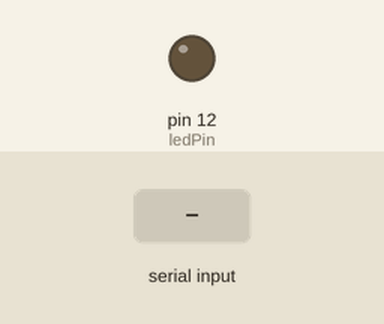
Bench run of a sketch on a simulated Arduino Uno, built with avr-gcc and run on an emulated ATmega328P. On the bench: output pins drawn as LEDs (lit = HIGH). The test bench sets the inputs (shaded band).

Above: at 1.2 s.
1.3 s: "H" received over Serial
At 2.5 s:
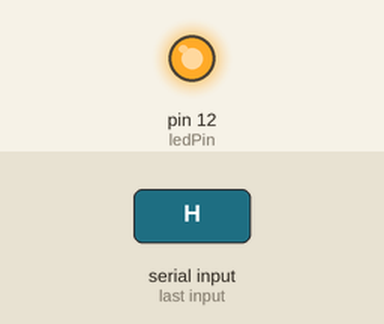
2.8 s: "L" received over Serial
At 3.8 s:
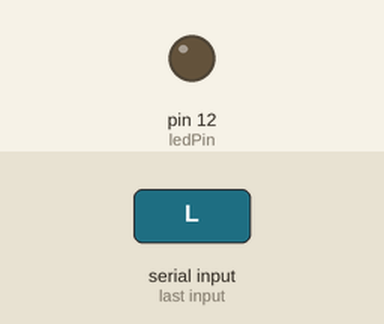
Timing chart, 0 to 5.8 s (numbered marks = the images above; inputs shaded):
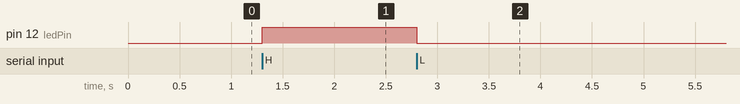

Measured:
- after the input at 1.3 s, pin 12 (ledPin): LOW → HIGH at once
- after the input at 2.8 s, pin 12 (ledPin): HIGH → LOW at once

The sketch:

lights_skill.ino
```cpp
int inputByte;
int ledPin = 12;

void setup() {
  Serial.begin(9600);
  pinMode(ledPin,OUTPUT);
}

void loop() {
  if(Serial.available()>0){
    inputByte = Serial.read();
    if(inputByte == 'H'){
      digitalWrite(ledPin,HIGH);
    }
    if(inputByte == 'L'){
      digitalWrite(ledPin,LOW);
    }
  }

}
```
